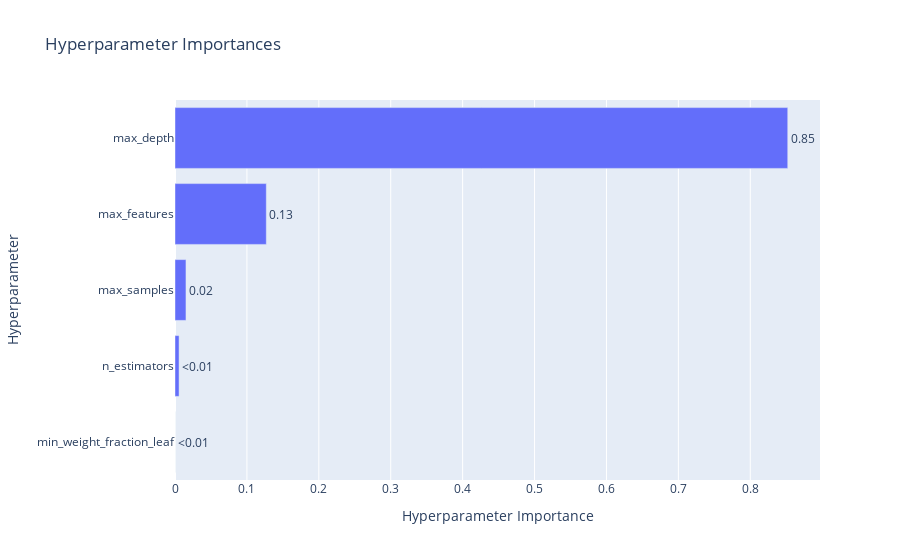

The code cell stored with this chart in its notebook:
### Code cell
# 하이퍼파라미터별 중요도를 확인할 수 있는 그래프
optuna.visualization.plot_param_importances(study_rf)

### Figure 1 — Plotly figure (JSON) as saved in the notebook; plotly's stock layout.template omitted (floating-point values rounded to 4 significant figures)
{"data": [{"cliponaxis": false, "hovertemplate": ["min_weight_fraction_leaf (IntDistribution): 0.0<extra></extra>", "n_estimators (IntDistribution): 0.005653817224871935<extra></extra>", "max_samples (FloatDistribution): 0.015257256026596226<extra></extra>", "max_features (FloatDistribution): 0.12697749296422026<extra></extra>", "max_depth (IntDistribution): 0.8521114337843116<extra></extra>"], "name": "Objective Value", "orientation": "h", "text": ["<0.01", "<0.01", "0.02", "0.13", "0.85"], "textposition": "outside", "type": "bar", "x": [0, 0.005654, 0.01526, 0.127, 0.8521], "y": ["min_weight_fraction_leaf", "n_estimators", "max_samples", "max_features", "max_depth"]}], "layout": {"title": {"text": "Hyperparameter Importances"}, "xaxis": {"title": {"text": "Hyperparameter Importance"}}, "yaxis": {"title": {"text": "Hyperparameter"}}}}
